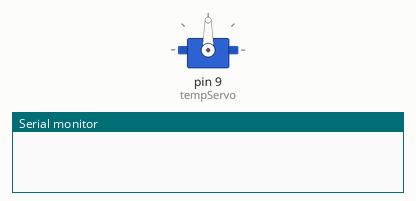
The sketch below on a simulated Arduino Uno, built with avr-gcc and run on an emulated ATmega328P. Shown: servo, the last lines printed to the serial monitor.

Above: at 0.1 s.
At 3.1 s:
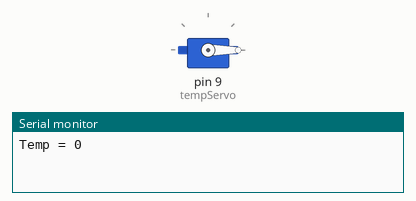
Timing chart, 0 to 4.6 s (numbered marks = the images above):
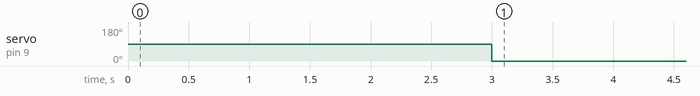

The sketch:

servoTemp.ino
```cpp
/*
servo slave
slave  0x44

Kontrollerer servomotor: roegtemperatur

RegisterMap:
0: temperatur (0-100)

Joergen Friis 20.01.2018
*/

#include <Servo.h>
#include <Wire.h>
#define SLAVE_ADDRESS 0x44
#define REG_MAP_SIZE 2
#define MAX_SEND_BYTES 2

byte registerMap[REG_MAP_SIZE];


Servo tempServo;

int temp = 100;


void setup()
{
  Wire.begin(SLAVE_ADDRESS);
  Wire.onReceive(receiveEvent);

  Serial.begin(9600);

  tempServo.attach(9);

  registerMap[0] = 0;
  registerMap[1] = 0;
}

void loop()
{
  delay(3000);
  temp = registerMap[1];
  Serial.print("Temp = ");
  Serial.println(temp);
  temp = map(temp, 0, 100, 0, 180);
  tempServo.write(temp);
  delay(15);

}

void receiveEvent(int byteCount)
{
  for (int i = 0; i < byteCount; i++)
  {
    byte c = Wire.read();
    registerMap[i] = c;
  }
}
```

Measured:
- by itself, servo on pin 9 (tempServo): 90° → 0° at 3.0 s
